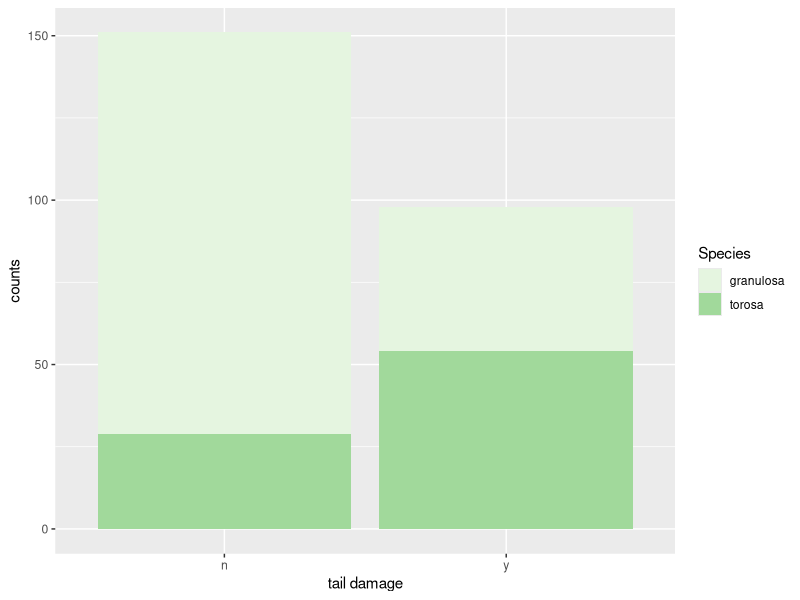
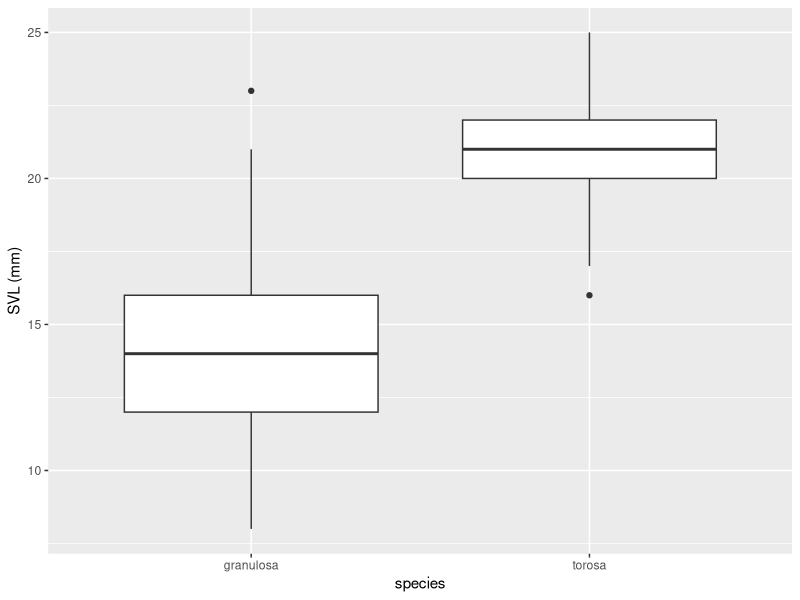

These figures' R source, in order:
## ---- chunk 1
library(tidyverse)
data <- read_csv("data/max.newt.2017.csv")
data
data <- data %>% mutate(tail.tip.damage = case_when(tail.tipped == "y" ~ 1, tail.tipped == "n" ~ 0))

#viz####
counts <- data %>% group_by(Species, tail.tipped) %>% count()
counts
44/166 #glanulosa quick prop
54/83 #torosa

ggplot(counts, aes(tail.tipped, n, fill = Species)) + 
  geom_bar(stat = "identity") + 
  scale_fill_brewer(palette = "Greens") +
  labs(x = "tail damage", y = "counts")

ggplot(data, aes(Species, SVL)) + 
  geom_boxplot() + 
  labs(x = "species", y = "SVL (mm)")

#model####
#size as covariate
m <- glm(tail.tip.damage~Species + SVL, family=binomial(link='logit'), data = data)
summary(m)
anova(m, test = "Chisq")

#size as factor
m <- glm(tail.tip.damage~Species*SVL, family=binomial(link='logit'), data = data)
summary(m)
anova(m, test = "Chisq")

